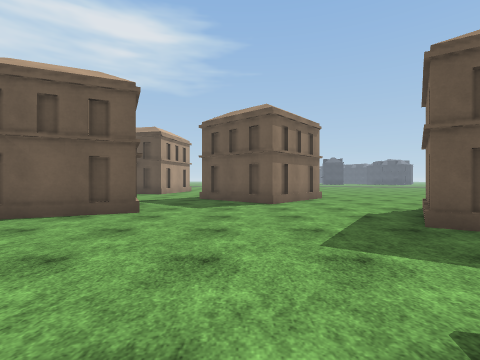
view 1 (above)

23 first-person views from a walk through a scene from a Unity 3-D project. The camera is 1.3 m above the floor, looks level and sees 85° across. The floor is counted in squares, 2 m on a side. Each view is taken from the middle of a square. On the plan, view 1 faces up. The plan holds only what a view shows up to about 9 squares ahead; the rest is blank. The place goes on beyond the plan. The player character is not drawn. Some surface patterns are stand-ins.

view 2
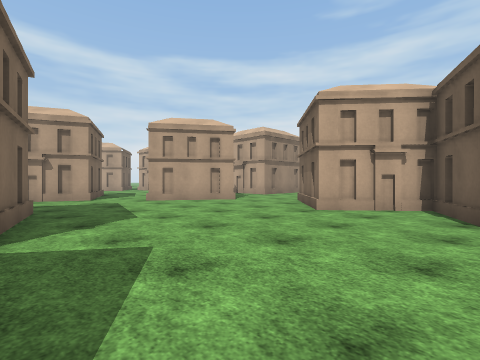

view 3
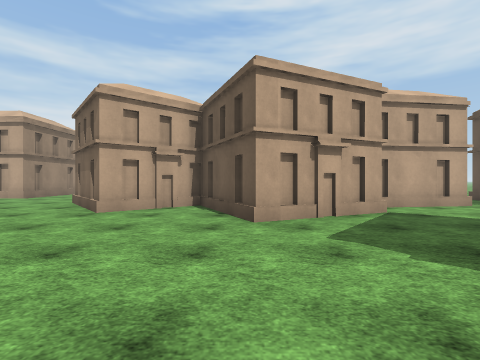

view 4
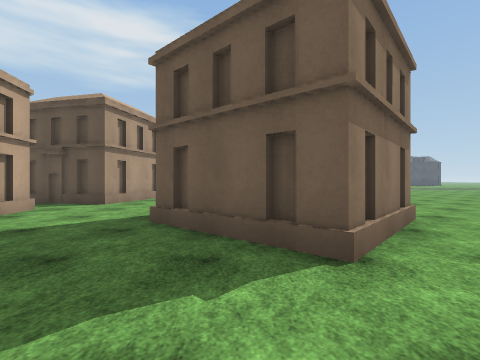

view 5
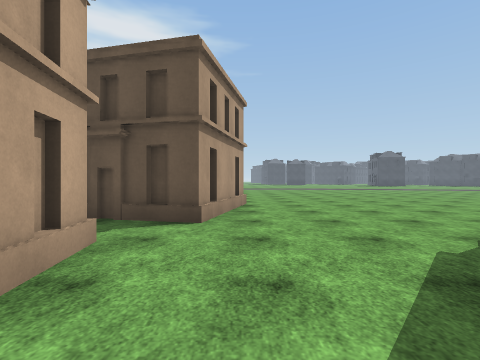

view 6
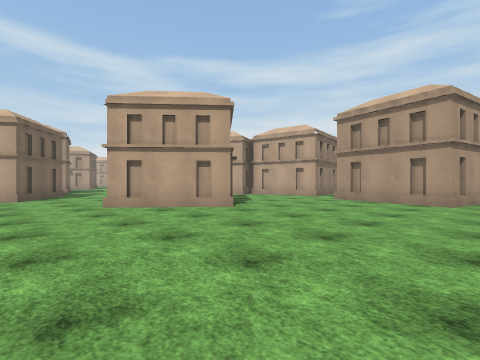

view 7
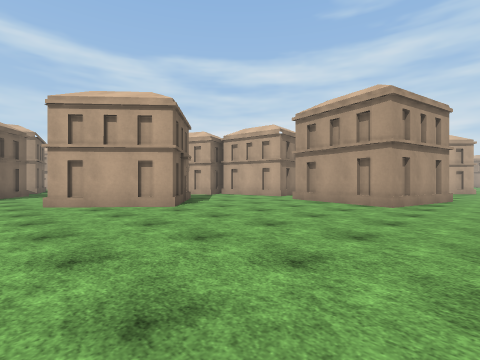

view 8
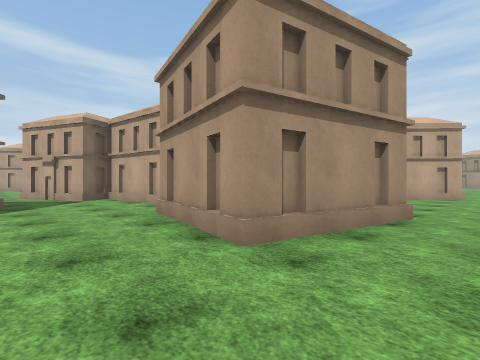

view 9
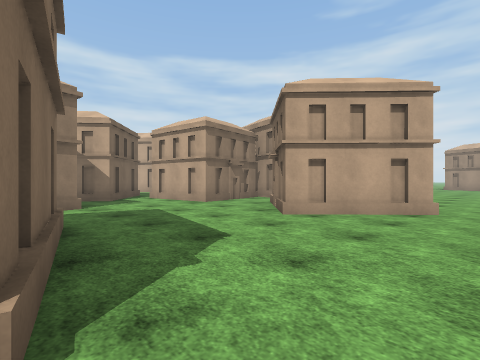

view 10
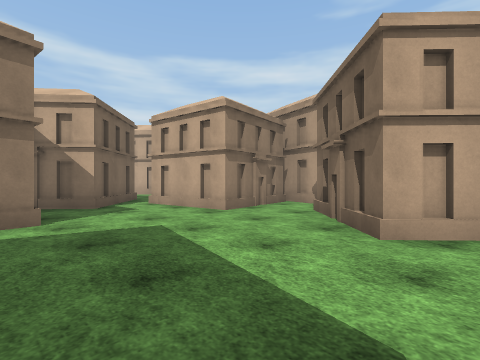

view 11
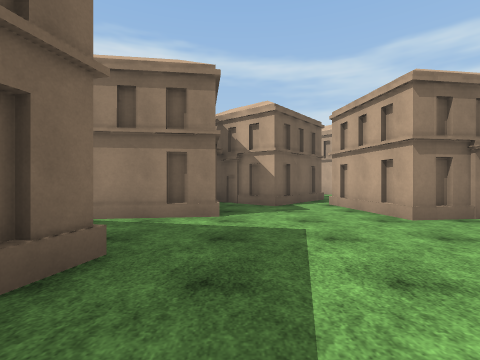

view 12
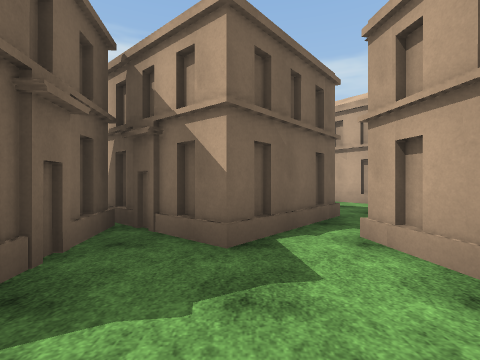

view 13
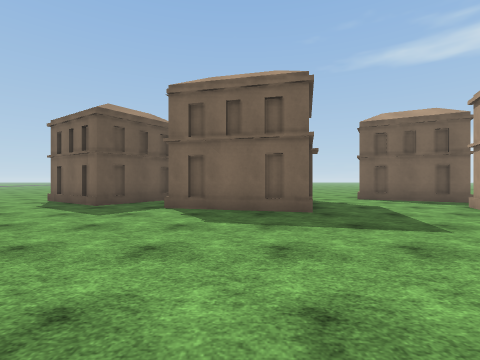

view 14
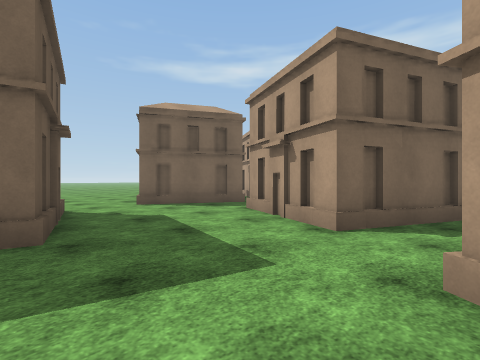

view 15
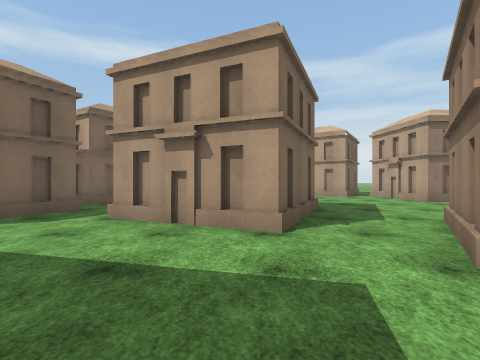

view 16
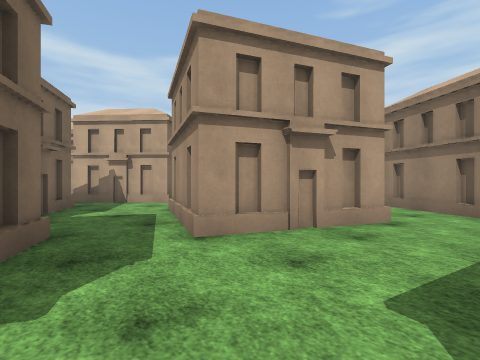

view 17
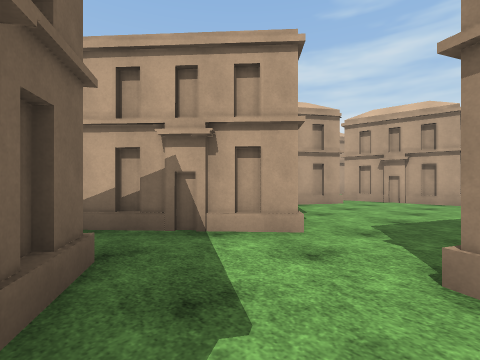

view 18
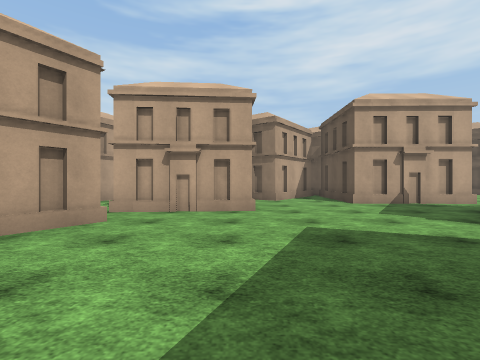

view 19
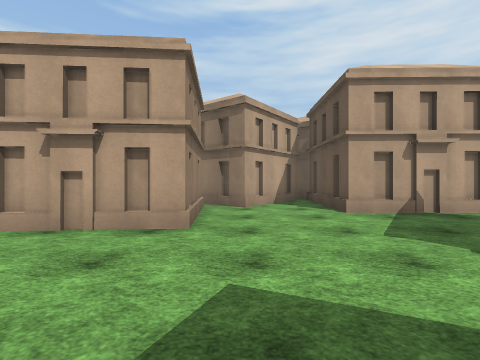

view 20
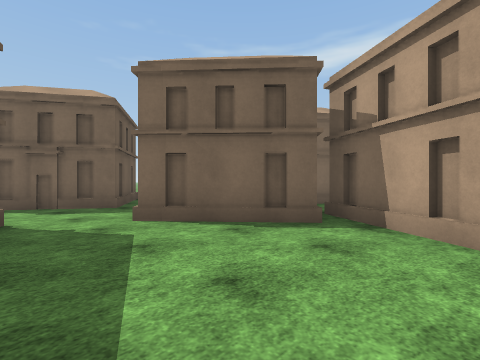

view 21
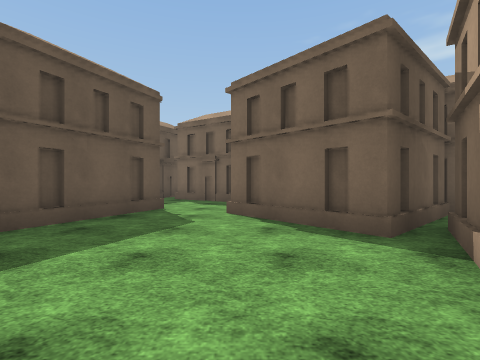

view 22
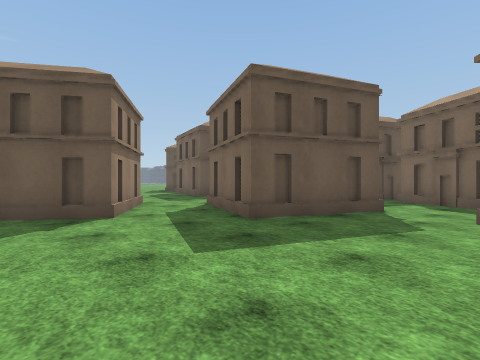

view 23
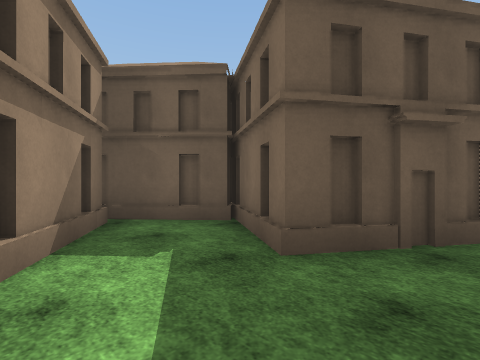

### Floor plan
Key: @ floor where view 1 was taken; # wall or solid block; . floor; / step, stairs or slope; B building.
Columns run from 15 left of view 1 to 5 right of it. Each row starts with its distance up from view 1.
 17 ....................
 16 ...B.................
 15    ##....####........
 14    ##B...####........
 13    ##....###.........
 12   .B.......B.........
 11  #..............#....
 10  #B##...B##....###...
  9     #...###...B###...
  8     #.B.# ##...##....
  7     .####  #B........
  6    ..#     ##.......
  5    ..     ###......#
  4   B.      #.......B#
  3   ##      #B.......##
  2           ##........#
  1           #......#
  0          ......@.#
 -1         .........##
 -2         .. ##.....#B.
 -3         /. ##B.......
 -4         /.###.......#
 -5         /...#.##B...#
 -6     ##///.....####.##
 -7      #/.......###..B#
 -8      ##/........#..BB
 -9       ###B........##
-10         ##.....B..##
-11          #....###..#
-12          ..#######
-13             #B###
-14             #..#
-15              ..#
-16              .##
-17             ....B

Where each view was taken, in squares from view 1:
view 1: 0 up, 0 right, facing up
view 2: 5 up, 2 right, facing down-left
view 3: 5 up, 2 right, facing left
view 4: 5 up, 0 right, facing up
view 5: 8 up, 3 left, facing up
view 6: 16 up, 5 right, facing down-left
view 7: 17 up, 4 right, facing down-left
view 8: 17 up, 1 left, facing down-left
view 9: 17 up, 6 left, facing down-left
view 10: 15 up, 7 left, facing down-left
view 11: 15 up, 8 left, facing down
view 12: 11 up, 9 left, facing down
view 13: 0 up, 4 left, facing right
view 14: 1 down, 2 left, facing down-right
view 15: 1 down, 0 right, facing down
view 16: 3 down, 4 right, facing down-left
view 17: 8 down, 3 right, facing down-left
view 18: 9 down, 0 right, facing left
view 19: 8 down, 2 left, facing left
view 20: 8 down, 4 left, facing down-right
view 21: 10 down, 5 left, facing right
view 22: 10 down, 5 left, facing up-right
view 23: 17 down, 3 left, facing up-right
